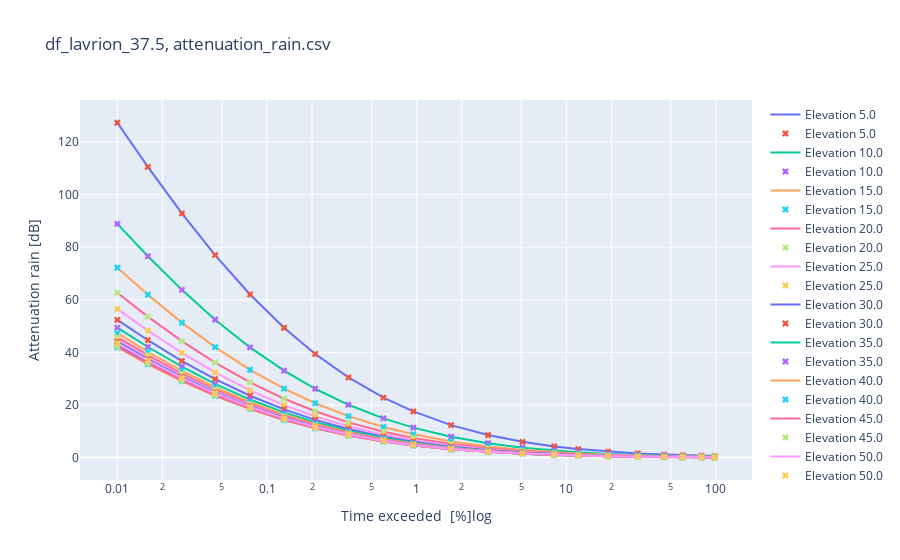
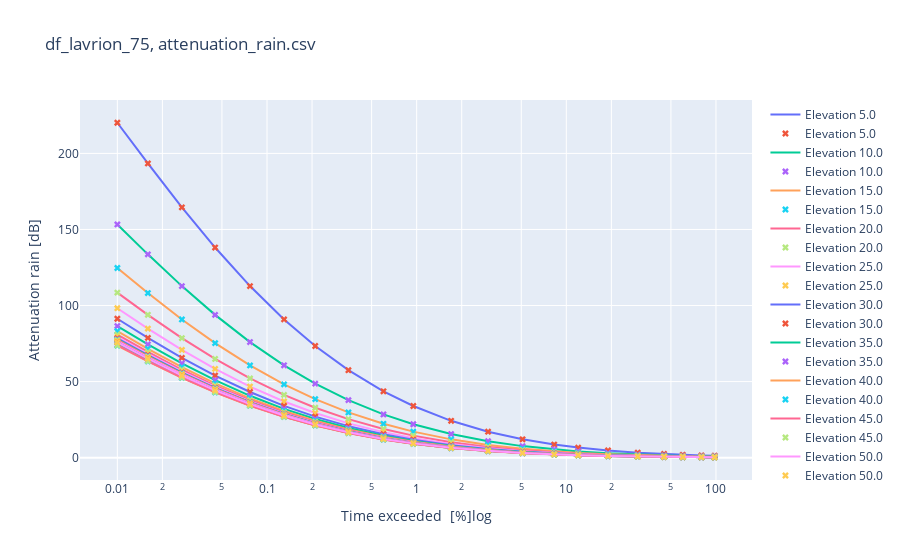
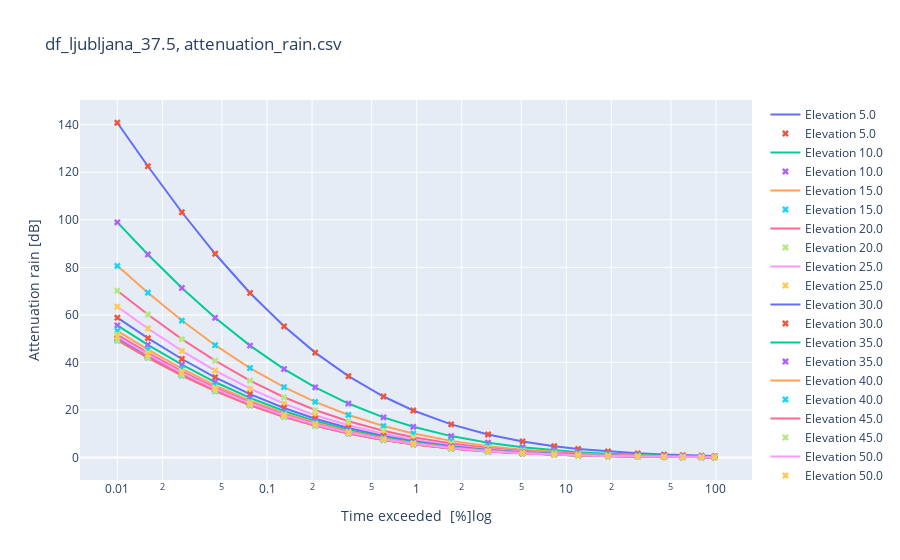
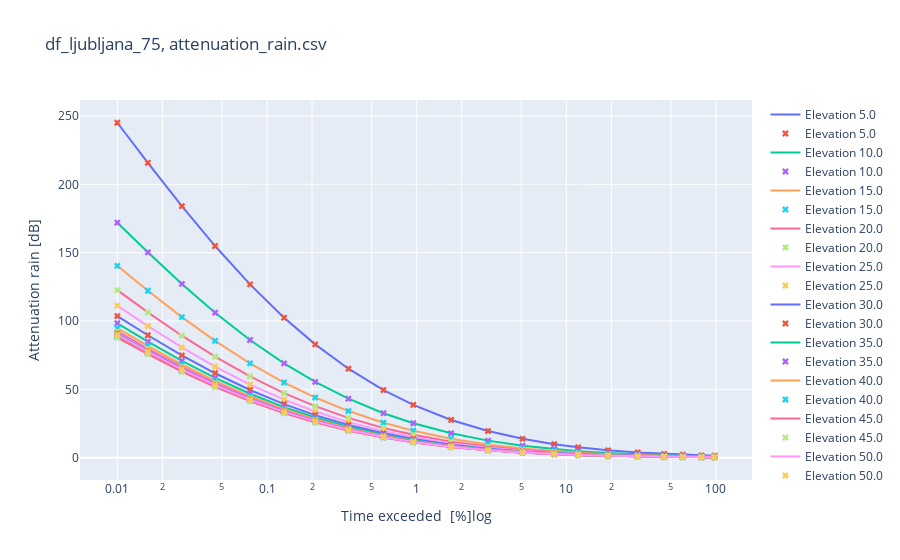

Notebook code for these charts, in order:
### Code cell
import plotly.graph_objects as go

for data_df in dfs:
    unique_elev = np.unique(data_df["Elevation_angle_deg"])
    fig = go.Figure()
    for elev_angle in unique_elev:
        temp_df =  data_df[data_df["Elevation_angle_deg"] == elev_angle]
        fig.add_trace(go.Scatter(x=temp_df['Time_exceeded_%'], y=temp_df[att_col], name=f"Elevation {elev_angle}"))
        fig.add_trace(go.Scatter(mode='markers',marker_symbol="x",x=temp_df['Time_exceeded_%'], y=temp_df[att_col],name=f"Elevation {elev_angle}"))

    fig.update_xaxes(type="log")
    fig.update_layout(title=f"{data_df.name}, {file_name}", xaxis_title="Time exceeded  [%]log", yaxis_title=f"Attenuation {selected_attenuation} [dB]")
    fig.show()
